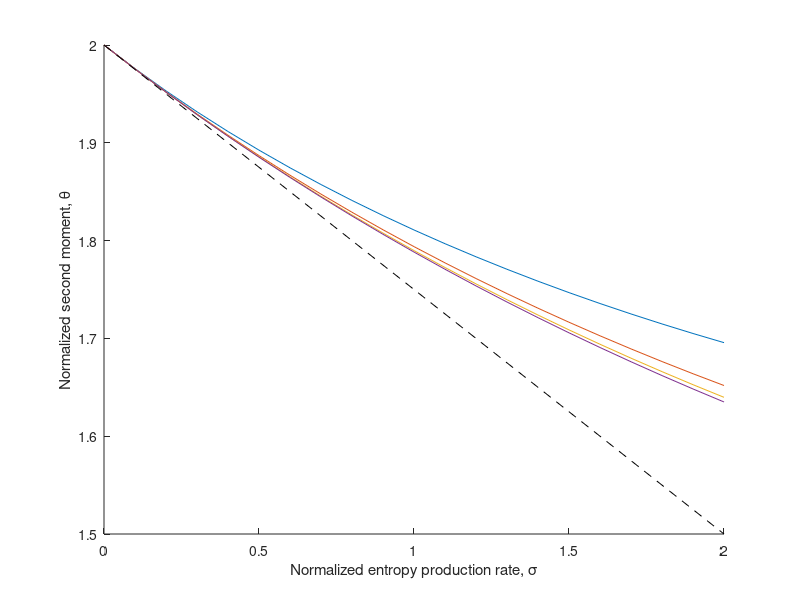

This figure's MATLAB source:
% Creates the plot for figure S1.
addpath('Code')
addpath('Data')

clear
load('Data/small_asymp')

for i = 2:5
    hold on
    plot([0;sig_est(:,1)],[2;sig_est(:,i)]);
end
plot([0,2],2 - [0,2]/4,'k--') % This is the asymptotic function
xlabel('Normalized entropy production rate, \sigma')
ylabel('Normalized second moment, \theta')
